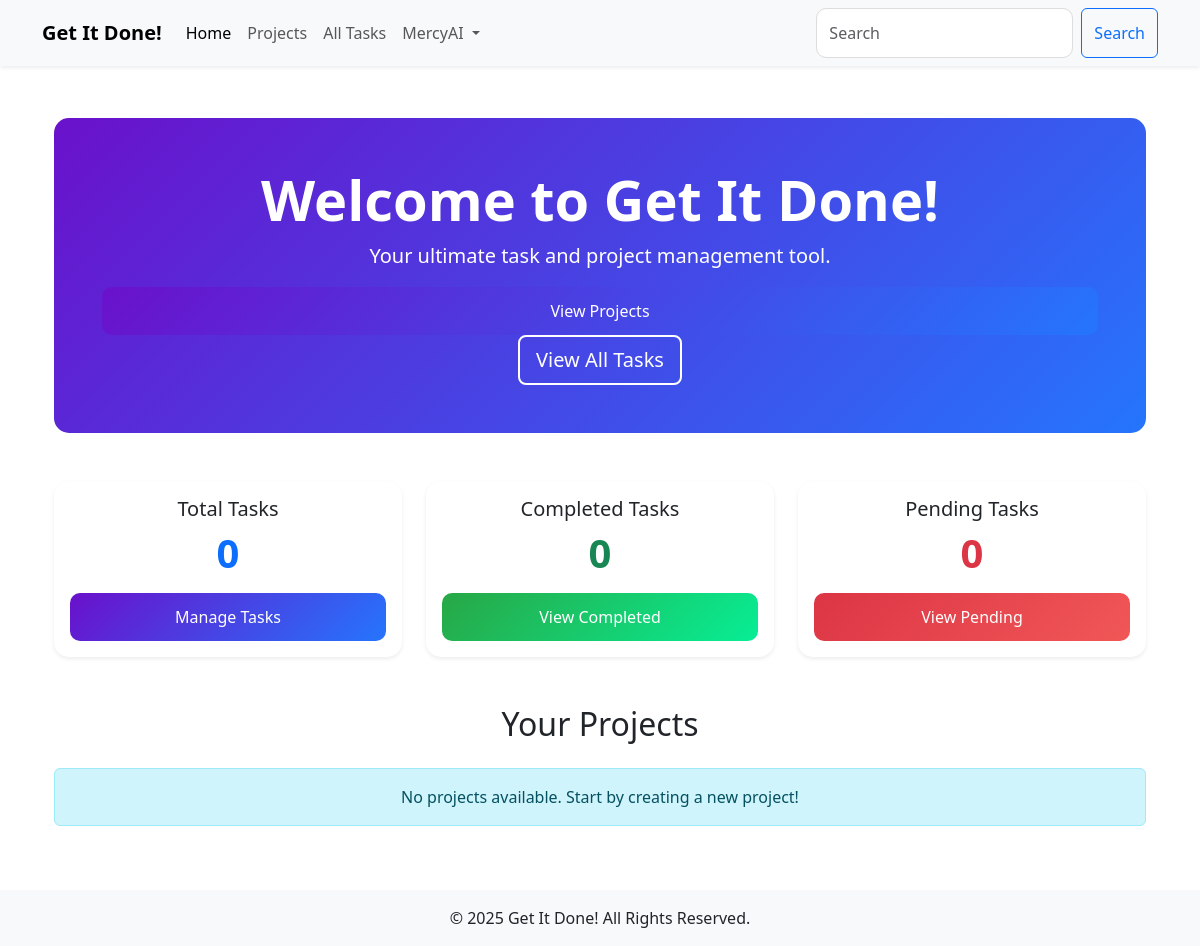
Page / (signed in) on the earlier database version.
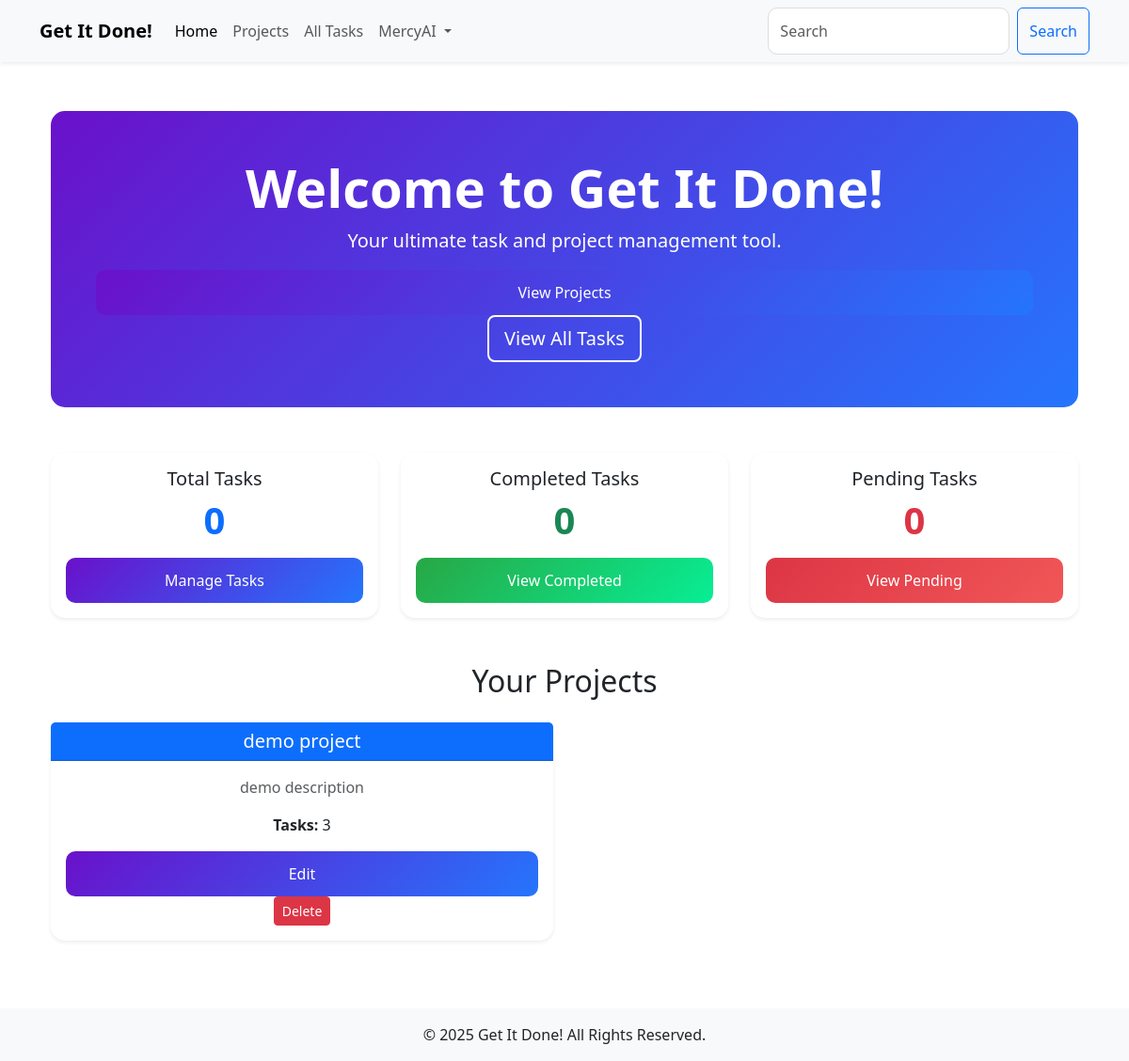
Same page on the later database version.
### models.py (models this page shows, shortened)
class Project(db.Model):
    id = db.Column(db.Integer, primary_key=True)
    name = db.Column(db.String(200), nullable=False, unique=True)
    description = db.Column(db.Text, nullable=True)
    deadline = db.Column(db.DateTime, nullable=True)
    created_at = db.Column(db.DateTime, default=db.func.current_timestamp())
    updated_at = db.Column(db.DateTime, default=db.func.current_timestamp(), onupdate=db.func.current_timestamp())
    owner_id = db.Column(db.Integer, db.ForeignKey('user.id'), nullable=False, index=True)  # Project owner
    owner = db.relationship('User', backref='projects')  # Link to the User model
    tasks = db.relationship('Task', backref='project', lazy='select')  # Link to the Task model

### main.py (the view)
@app.route('/')
@login_required
def index():
    projects = Project.query.order_by(Project.created_at.desc()).all()
    return render_template('index.html', projects=projects)

### main.py (called while the page is built)
@login_manager.user_loader
def load_user(user_id):
    return User.query.get(int(user_id))

### templates/index.html (shortened to what this page needs)
{% extends 'base.html' %}
{% block content %}
<div class="container text-center">
    <div class="hero-section py-5 text-white">
        <h1 class="display-4 fw-bold">Welcome to Get It Done!</h1>
        <p class="lead">Your ultimate task and project management tool.</p>
        <a href="{{ url_for('projects') }}" class="btn btn-lg btn-primary me-2">View Projects</a>
        <a href="{{ url_for('tasks') }}" class="btn btn-lg btn-outline-light">View All Tasks</a>
    </div>
    <div class="stats-section row mt-5">
        <div class="col-md-4">
            <div class="card shadow-sm border-0 h-100">
                <div class="card-body text-center">
                    <h5 class="card-title">Total Tasks</h5>
                    <p class="display-6 fw-bold text-primary">{{ tasks|length }}</p>
                    <a href="{{ url_for('tasks') }}" class="btn btn-sm btn-primary">Manage Tasks</a>
                </div>
            </div>
        </div>
        <div class="col-md-4">
            <div class="card shadow-sm border-0 h-100">
                <div class="card-body text-center">
                    <h5 class="card-title">Completed Tasks</h5>
                    <p class="display-6 fw-bold text-success">{{ completed_tasks|default(0) }}</p>
                    <a href="{{ url_for('tasks') }}" class="btn btn-sm w-100 btn-gradient-green">View Completed</a>
                </div>
            </div>
        </div>
        <div class="col-md-4">
            <div class="card shadow-sm border-0 h-100">
                <div class="card-body text-center">
                    <h5 class="card-title">Pending Tasks</h5>
                    <p class="display-6 fw-bold text-danger">{{ pending_tasks|default(0) }}</p>
                    <a href="{{ url_for('tasks') }}" class="btn btn-lg w-100 btn-gradient-red">View Pending</a>
                </div>
            </div>
        </div>
    </div>
    <div class="projects-section mt-5">
        <h2 class="mb-4 text-center">Your Projects</h2>
        {% if projects|length > 0 %}
        <div class="row">
            {% for project in projects %}
            <div class="col-md-6 mb-4">
                <div class="card shadow-sm border-0">
                    <div class="card-header bg-primary text-white">
                        <h5 class="mb-0">{{ project.name }}</h5>
                    </div>
                    <div class="card-body">
                        <p class="text-muted">{{ project.description or "No description available." }}</p>
                        <p><strong>Tasks:</strong> {{ project.tasks|length }}</p>
                        <a href="{{ url_for('edit_project', project_id=project.id) }}" class="btn btn-sm btn-primary">Edit</a>
                        <form method="POST" action="{{ url_for('delete_project', project_id=project.id) }}" class="d-inline">
                            <button type="submit" class="btn btn-sm btn-danger">Delete</button>
                        </form>
                    </div>
                </div>
            </div>
            {% endfor %}
        </div>
        {% else %}
        <div class="alert alert-info text-center" role="alert">
            No projects available. Start by creating a new project!
        </div>
        {% endif %}
    </div>
</div>
{% endblock %}

Differences in the rows shown:
added Project: name "demo project", description "demo description", tasks|length "3"
Other differences:
text no longer shown: "No projects available. Start by creating a new project!"
